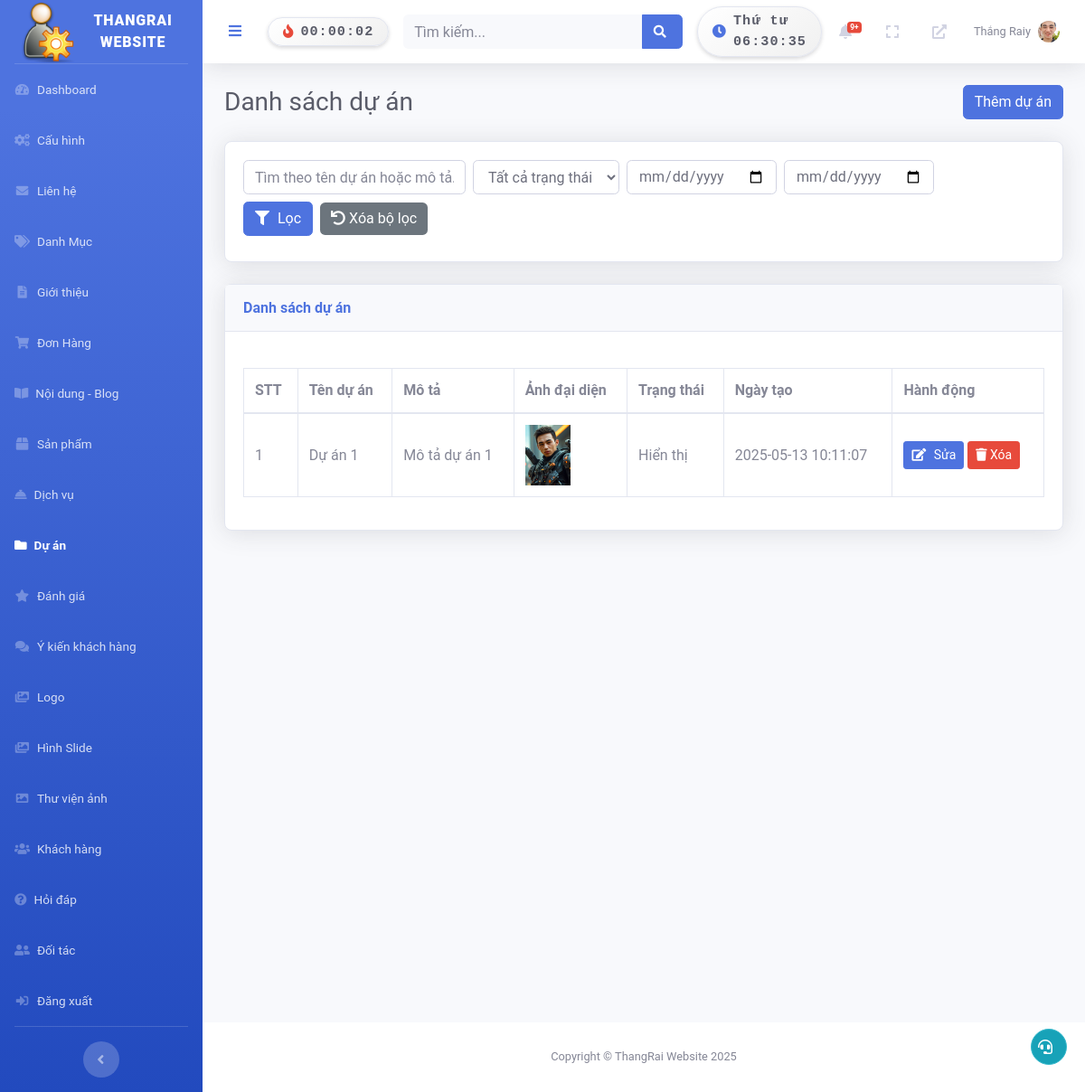
Screenshot of /admin/index.php?page=project (signed in) with the database file from the repository.
### tables this page shows
CREATE TABLE `projects` (
  `id` int NOT NULL,
  `title` varchar(255) NOT NULL,
  `slug` varchar(255) NOT NULL,
  `description` text NOT NULL,
  `content` text,
  `thumbnail` varchar(255) DEFAULT NULL,
  `is_published` tinyint(1) DEFAULT '0',
  `seo_title` varchar(255) DEFAULT NULL,
  `seo_description` varchar(160) DEFAULT NULL,
  `seo_keywords` text,
  `created_at` datetime DEFAULT CURRENT_TIMESTAMP,
  `updated_at` datetime DEFAULT NULL ON UPDATE CURRENT_TIMESTAMP
);

### admin/pages/project/index.php (the view, shortened to what this page needs)
<?php
require_once 'C:/laragon/www/2/admin/config/db_connect.php';
$action = isset($_GET['action']) ? $_GET['action'] : 'list';
if ($action === 'list') {
    $search = isset($_GET['s']) ? trim($_GET['s']) : '';
    $filter_date_from = isset($_GET['date_from']) ? $_GET['date_from'] : '';
    $filter_date_to = isset($_GET['date_to']) ? $_GET['date_to'] : '';
    $page = isset($_GET['p']) ? max(1, (int)$_GET['p']) : 1;
    $per_page = 10;
    $offset = ($page - 1) * $per_page;
    $sql = "SELECT * FROM projects WHERE 1=1";
    $params = [];
    $sql .= " ORDER BY created_at DESC LIMIT ? OFFSET ?";
    $params[] = $per_page;
    $params[] = $offset;
    $stmt = $pdo->prepare($sql);
    foreach ($params as $index => $param) {
        $stmt->bindValue($index + 1, $param, is_int($param) ? PDO::PARAM_INT : PDO::PARAM_STR);
    }
    $stmt->execute();
    $projects = $stmt->fetchAll(PDO::FETCH_ASSOC);
}
?>
<!DOCTYPE html>
<html lang="vi">
<head>
    <link href="/2/admin/assets/vendor/fontawesome/css/all.min.css" rel="stylesheet" type="text/css">
</head>
<body>
    <?php if ($action === 'list'): ?>
        <div class="d-sm-flex align-items-center justify-content-between mb-4">
            <h1 class="h3 mb-0 text-gray-800">Danh sách dự án</h1>
            <a href="?page=project&action=add" class="btn btn-primary">Thêm dự án</a>
        </div>
        <div class="card shadow mb-4">
            <div class="card-body">
                <form method="GET" action="?page=project" class="form-inline flex-wrap">
                    <div class="form-group mb-2 mr-2">
                        <input type="text" class="form-control" name="s" placeholder="Tìm theo tên dự án hoặc mô tả..." value="<?php echo htmlspecialchars($search); ?>">
                    </div>
                    <div class="form-group mb-2 mr-2">
                        <select class="form-control" name="status">
                            <option value="">Tất cả trạng thái</option>
                        </select>
                    </div>
                    <div class="form-group mb-2 mr-2">
                        <input type="date" class="form-control" name="date_from" value="<?php echo htmlspecialchars($filter_date_from); ?>" placeholder="Từ ngày">
                    </div>
                    <div class="form-group mb-2 mr-2">
                        <input type="date" class="form-control" name="date_to" value="<?php echo htmlspecialchars($filter_date_to); ?>" placeholder="Đến ngày">
                    </div>
                    <div class="form-group mb-2">
                        <button class="btn btn-primary" type="submit"><i class="fas fa-filter"></i> Lọc</button>
                        <a href="?page=project" class="btn btn-secondary ml-2"><i class="fas fa-undo"></i> Xóa bộ lọc</a>
                    </div>
                </form>
            </div>
        </div>
        <div class="card shadow mb-4">
            <div class="card-header py-3">
                <h6 class="m-0 font-weight-bold text-primary">Danh sách dự án</h6>
            </div>
            <div class="card-body">
                <div class="table-responsive">
                    <table class="table table-bordered" id="dataTable" width="100%" cellspacing="0">
                        <thead>
                            <tr>
                                <th>STT</th>
                                <th>Tên dự án</th>
                                <th>Mô tả</th>
                                <th>Ảnh đại diện</th>
                                <th>Trạng thái</th>
                                <th>Ngày tạo</th>
                                <th>Hành động</th>
                            </tr>
                        </thead>
                        <tbody>
                            <?php if (empty($projects)): ?>
                                <tr><td colspan="7" class="text-center">Không tìm thấy dự án nào.</td></tr>
                            <?php else: ?>
                                <?php foreach ($projects as $index => $proj): ?>
                                    <tr>
                                        <td><?php echo $index + 1 + $offset; ?></td>
                                        <td><?php echo htmlspecialchars($proj['title']); ?></td>
                                        <td><?php echo htmlspecialchars(substr($proj['description'], 0, 100)) . (strlen($proj['description']) > 100 ? '...' : ''); ?></td>
                                        <td>
                                            <?php if ($proj['thumbnail']): ?>
                                                <img src="/2/admin/<?php echo $proj['thumbnail']; ?>" width="50" alt="Thumbnail">
                                            <?php else: ?>
                                                N/A
                                            <?php endif; ?>
                                        </td>
                                        <td><?php echo $proj['is_published'] ? 'Hiển thị' : 'Ẩn'; ?></td>
                                        <td><?php echo $proj['created_at']; ?></td>
                                        <td>
                                            <a href="?page=project&action=edit&id=<?php echo $proj['id']; ?>" class="btn btn-sm btn-primary"><i class="fas fa-edit"></i> Sửa</a>
                                            <a href="#" class="btn btn-sm btn-danger delete-project" data-id="<?php echo $proj['id']; ?>" data-title="<?php echo htmlspecialchars($proj['title']); ?>"><i class="fas fa-trash"></i> Xóa</a>
                                        </td>
                                    </tr>
                                <?php endforeach; ?>
                            <?php endif; ?>
                        </tbody>
                    </table>
                </div>
            </div>
        </div>
    <?php endif; ?>
</body>
</html>

### admin/includes/topbar.php (shortened to what this page needs)
<?php
require_once 'C:/laragon/www/2/admin/config/db_connect.php';
$admin_id = $_SESSION['admin_id'] ?? null;
$avatar = null;
$new_orders_count = 0;
if ($admin_id) {
    $stmt = $pdo->prepare("SELECT avatar FROM admins WHERE id = ?");
    $stmt->execute([$admin_id]);
    $admin = $stmt->fetch(PDO::FETCH_ASSOC);
    $avatar = $admin['avatar'] ?? null;
    $stmt = $pdo->prepare("SELECT COUNT(*) as count FROM orders WHERE status = 'pending'");
    $stmt->execute();
    $new_orders_count = $stmt->fetch(PDO::FETCH_ASSOC)['count'];
}
?>
<nav class="navbar navbar-expand navbar-light bg-white topbar mb-4 static-top shadow">
    <button id="sidebarToggleTop" class="btn btn-link rounded-circle mr-3">
        <i class="fa fa-bars"></i>
    </button>
<div class="clock-box d-flex align-items-center px-3 py-1 shadow-sm mr-3" id="countdown-box" data-tooltip="">
    <i class="fas fa-fire mr-2 text-danger"></i>
    <span id="countdown" class="font-monospace text-dark">00:00:00</span>
</div>
    <form class="container search-container">
        <div class="input-group search-input-group">
            <input type="text" class="form-control bg-light border-0 small" placeholder="Tìm kiếm..." id="search-input">
            <div class="input-group-append">
                <button class="btn btn-primary" type="button" id="search-button">
                    <i class="fas fa-search fa-sm"></i>
                </button>
            </div>
        </div>
    </form>
<div class="ml-3 d-none d-md-flex align-items-center" id="clock-container">
    <div class="clock-box d-flex align-items-center px-3 py-1 shadow-sm">
        <i class="fas fa-clock mr-2 text-primary"></i>
        <span id="clock" class="font-monospace text-dark"></span>
    </div>
</div>
    <ul class="navbar-nav ml-auto">
        <li class="nav-item dropdown no-arrow mx-1">
            <a class="nav-link dropdown-toggle" href="#" id="ordersDropdown" role="button" data-toggle="dropdown">
                <i class="fas fa-bell fa-fw"></i>
                <?php if ($new_orders_count > 0): ?>
                    <span class="badge badge-danger badge-counter"><?php echo $new_orders_count > 9 ? '9+' : $new_orders_count; ?></span>
                <?php endif; ?>
            </a>
        </li>
        <li class="nav-item no-arrow mx-1">
            <a class="nav-link" href="#" id="fullscreenToggle">
                <i class="fas fa-expand fa-fw"></i>
            </a>
        </li>
        <li class="nav-item no-arrow mx-1">
            <a class="nav-link" href="http://localhost/2/public/" target="_blank">
                <i class="fas fa-external-link-alt fa-fw"></i>
            </a>
        </li>
        <li class="nav-item dropdown no-arrow">
            <a class="nav-link dropdown-toggle" href="#" id="userDropdown" role="button" data-toggle="dropdown">
                <span class="mr-2 d-none d-lg-inline text-gray-600 small">
                    <?php echo htmlspecialchars($_SESSION['admin_name'] ?? 'Admin'); ?>
                </span>
                <?php if ($avatar): ?>
                    <img src="/2/admin/<?php echo htmlspecialchars($avatar); ?>" alt="Avatar" class="rounded-circle" style="width: 24px; height: 24px; object-fit: cover;">
                <?php else: ?>
                    <img src="/2/admin/images/default-avatar.png" alt="Default Avatar" class="rounded-circle" style="width: 24px; height: 24px; object-fit: cover;">
                <?php endif; ?>
            </a>
        </li>
    </ul>
</nav>

### admin/assets/css/custom.css (style rules this page uses)
body { font-family: 'Roboto', sans-serif; }
.table th, .table td { vertical-align: middle; }

### admin/includes/topbar.php (style rules this page uses)
form.container.search-container { max-width: 40%; }
#countdown-box { background: linear-gradient(145deg, #ffffff, #f0f0f0); border-radius: 30px; font-size: 0.95rem; font-weight: 600; color: #333; border: 1px solid #e3e6f0; transition: background 0.3s ease, box-shadow 0.3s ease; position: relative; }
#countdown { font-family: 'Courier New', monospace; letter-spacing: 1px; }
#countdown-box::after { opacity: 0; }
#clock-container .clock-box { background: linear-gradient(145deg, #ffffff, #f0f0f0); border-radius: 30px; font-size: 0.95rem; font-weight: 600; color: #333; border: 1px solid #e3e6f0; transition: background 0.3s ease, box-shadow 0.3s ease; }
#clock { font-family: 'Courier New', monospace; letter-spacing: 1px; }

### admin/pages/project/index.php (style rules this page uses)
.card { border-radius: 8px; box-shadow: 0 4px 15px rgba(0, 0, 0, 0.1); }
.form-group { margin-bottom: 1.5rem; }
.btn-secondary { background: #6c757d; border: none; }
.table-responsive { margin-top: 20px; }
.form-inline .form-group { margin-right: 10px; }
.form-control { min-width: 150px; }
.btn-primary i { margin-right: 5px; }

### rows the page displays
projects: offset "1", title "Dự án 1", description "Mô tả dự án 1", thumbnail (picture), is_published "Hiển thị", created_at "2025-05-13 10:11:07"

### other values shown
SITE_NAME "THANGRAI WEBSITE"
$_SESSION['admin_name'] "Thắng Raiy"
SITE_NAME "ThangRai Website"
